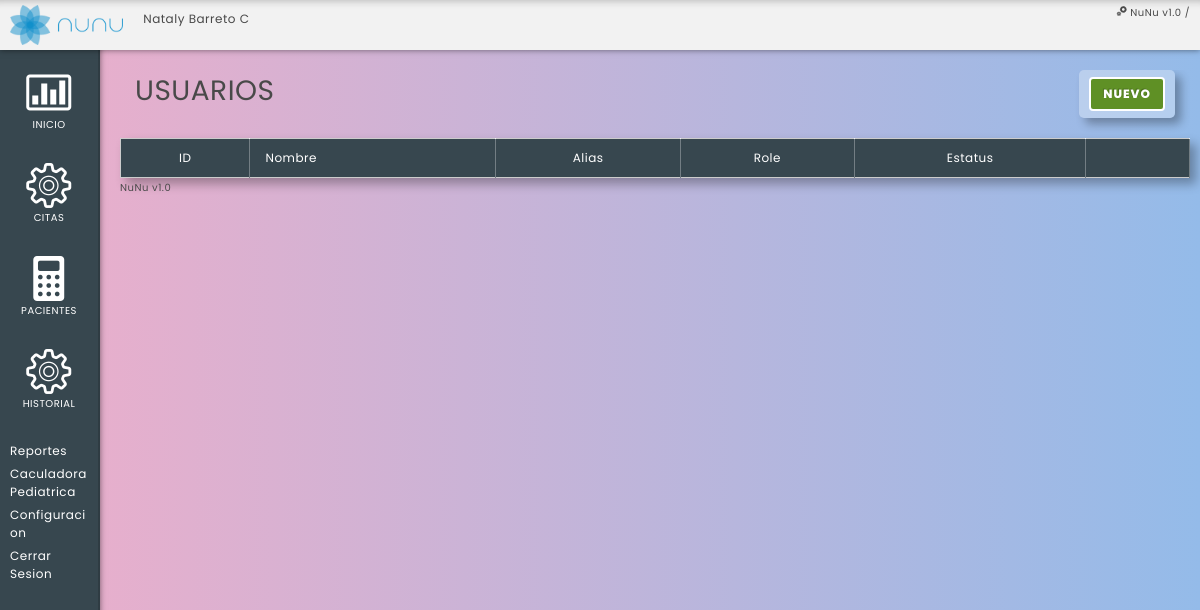
Page /index.php/users/list on the earlier database version.
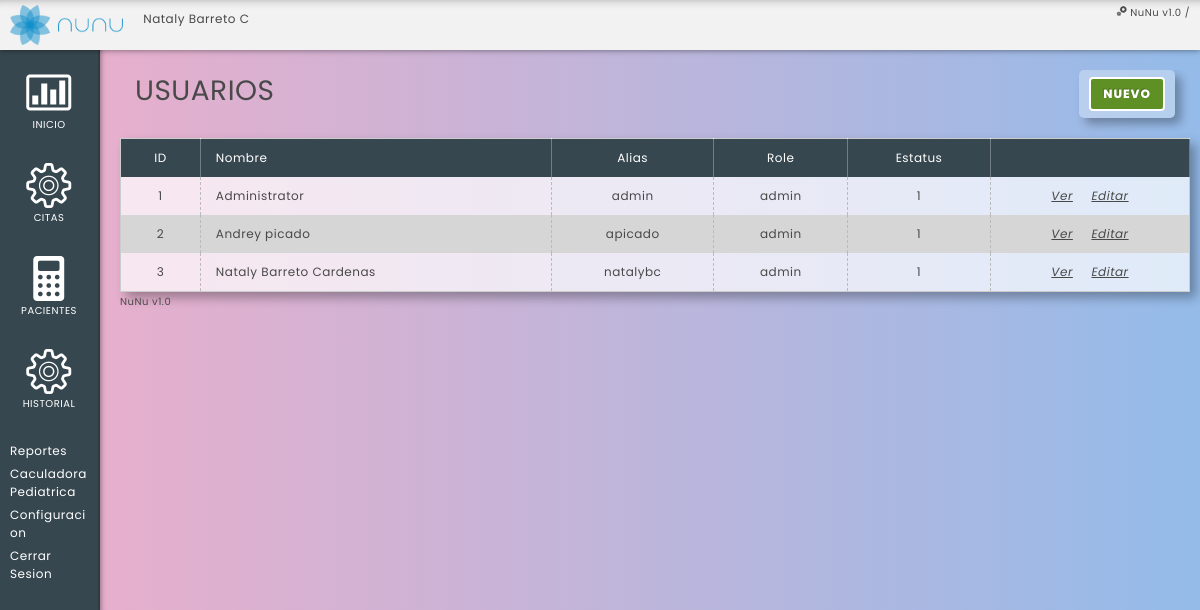
Same page on the later database version.
### tables this page shows
CREATE TABLE `nunu_users` (
  `user_id` int(11) NOT NULL AUTO_INCREMENT,
  `user_name` varchar(255) NOT NULL,
  `user_alias` varchar(50) NOT NULL,
  `user_password` varchar(255) NOT NULL,
  `user_email` varchar(255) NOT NULL,
  `user_address` varchar(255) DEFAULT NULL,
  `user_phone` varchar(255) DEFAULT NULL,
  `user_role` varchar(50) NOT NULL,
  `user_status` int(11) NOT NULL,
  `user_created_at` datetime NOT NULL DEFAULT CURRENT_TIMESTAMP,
  `user_last_access` datetime NOT NULL DEFAULT CURRENT_TIMESTAMP,
  PRIMARY KEY (`user_id`),
  UNIQUE KEY `user_alias` (`user_alias`)
);

### application/views/templates/main.php (called while the page is built)
<?php
	$header_data['page_title'] = "NuNu";
	if (isset($data['page_title'])) {
		$header_data['page_title'] = "NuNu - ". $data['page_title'];
	}
	$this->load->view('templates/header', $header_data);
	if (isset($data)) {
		$this->load->view($view, $data);
	} else {
		$this->load->view($view);
	}
	$this->load->view('templates/footer');

### application/controllers/Users.php (called while the page is built, shortened)
<?php
	class Users extends CI_Controller{
		public function list(){
			$data['view'] = $this::VIEW_LIST;
			$data['data']['page_title'] = "Usuarios";
			$data['data']['users_list'] = $this->user_model->get_list();
			$this->load->view('templates/main', $data);
		}
	}

### index.php (called while the page is built, shortened)
<?php
require_once BASEPATH.'core/CodeIgniter.php';

### application/models/User_model.php (called while the page is built, shortened)
<?php
	class User_model extends CI_Model{
		public function get_list(){
			$query = $this->db->get('nunu_users');
			return $query->result_array();
		}
	}

### application/views/users/list.php (the view, shortened to what this page needs)
<div class="content-header">
	<h1><?= $page_title; ?></h1>
	<div class="page-actions">
		<a href="<?php echo base_url(); ?>users/register/" class="btn green">NUEVO</a>
	</div>
</div>
<table class="users-list grid-list">
	<tr>
		<th>ID</th>
		<th class="text-left">Nombre</th>
		<th>Alias</th>
		<th>Role</th>
		<th>Estatus</th>
		<th>&nbsp;</th>
	</tr>
<?php foreach($users_list as $user): ?>
	<tr class="user-<?php echo $user['user_id']; ?>">
		<td>
			<?php echo $user['user_id']; ?>
		</td>
		<td class="text-left">
			<?php echo $user['user_name']; ?>
		</td>
		<td>
			<?php echo $user['user_alias']; ?>
		</td>
		<td>
			<?php echo $user['user_role']; ?>
		</td>
		<td>
			<?php echo $user['user_status']; ?>
		</td>
		<td>
			<a href="<?php echo site_url('users/view/' . $user['user_id']); ?>">Ver</a>
			<a href="<?php echo site_url('users/edit/' . $user['user_id']); ?>">Editar</a>
		</td>
	</tr>
<?php endforeach; ?>
</table>

### application/views/templates/header.php (shortened to what this page needs)
<!DOCTYPE html>
<html>
	<?php $this->load->view('templates/head'); ?>
	<body>
		<div class="page-wrapper">
			<div class="header">
				<div class="logo-moto">
					<img class="logo" src="<?php echo base_url(); ?>assets/images/logo.png" alt="NuNu" />
					<p class="owner-name">Nataly Barreto C</p>
				</div>
				<div class="system-name icon-cogs">
					NuNu v1.0 / <?php echo $this->session->userdata('user_alias'); ?>
				</div>
			</div>
			<div class="main">
				<?php $this->load->view('templates/sidebar'); ?>
				<div class="content">

### application/views/templates/head.php (shortened to what this page needs)
<head>
	<link rel="stylesheet" href="<?php echo site_url('assets/css/default.css'); ?>" type="text/css" media="print" onload="this.media='all'">
	<link rel="stylesheet" href="<?php echo site_url('assets/css/icons-font.css'); ?>" type="text/css" media="print" onload="this.media='all'">
	<link rel="stylesheet" href="<?php echo site_url('assets/css/fontsize-s.css'); ?>" type="text/css" media="print" onload="this.media='all'">
	<link rel="stylesheet" href="<?php echo site_url('assets/css/pediatric.css'); ?>" type="text/css" media="print" onload="this.media='all'">
	<link rel="stylesheet" href="https://ajax.googleapis.com/ajax/libs/jqueryui/1.12.1/themes/smoothness/jquery-ui.css">
    <link rel="stylesheet" href="<?php echo site_url('assets/calendar/css/clndr.css'); ?>" type="text/css" />
</head>

### application/views/templates/sidebar.php
<div class="sidebar">
	<ul id="main-menu">
		<li><a class="icon-charts" href="<?php echo base_url(); ?>">Inicio</a></li>
		<li><a class="icon-document" href="<?php echo base_url(); ?>appointments/">Citas</a></li>
		<li><a class="icon-agenda" href="<?php echo base_url(); ?>patients/">Pacientes</a></li>
		<li><a class="icon-document" href="<?php echo base_url(); ?>historial/">Historial</a></li>
	</ul>
	<div class="tools-menu">
		<ul>
			<li><a class="" href="<?php echo base_url(); ?>reports/">Reportes</a></li>
			<li><a class="" href="<?php echo base_url(); ?>pediatric-calc/">Caculadora Pediatrica</a></li>
			<li><a class="" href="<?php echo base_url(); ?>configuration/">Configuracion</a></li>
			<li><a class="" href="<?php echo base_url(); ?>users/logout">Cerrar Sesion</a></li>
		</ul>
	</div>
</div>

### application/views/templates/footer.php
					<div class="content-footer">
						<span>NuNu v1.0</span>
					</div>
				</div>
			</div>
		</div>
	</body>
</html>

### assets/css/default.css (style rules this page uses)
html, body, div, span, applet, object, iframe, h1, h2, h3, h4, h5, h6, p, blockquote, pre, a, abbr, acronym, address, big, cite, code, del, dfn, em, img, ins, kbd, q, s, samp, small, strike, strong, sub, sup, tt, var, b, u, i, center, dl, dt, dd, ol, ul, li, fieldset, form, label, legend, table, caption, tbody, tfoot, thead, tr, th, td, article, aside, canvas, details, embed, figure, figcaption, footer, header, hgroup, menu, nav, output, ruby, section, summary, time, mark, audio, video { margin: 0; padding: 0; border: 0; font: inherit; vertical-align: baseline; }
body { line-height: 1; }
ol, ul { list-style: none; }
table { border-collapse: collapse; border-spacing: 0; }
*, *::before, *::after { -webkit-box-sizing: border-box; box-sizing: border-box; }
html { background: linear-gradient(90deg, rgba(238,174,202,1) 0%, rgba(148,187,233,1) 100%); }
body { color: #494949; font-weight: 400; line-height: 1.5; text-align: left; letter-spacing: 0.5px; word-break: break-word; background-attachment: fixed; background-repeat: no-repeat; background-position: right bottom; background-image: url('../images/logo-nunu.png'); text-rendering: optimizeLegibility !important; font-family: "Poppins", "Lato", -apple-system, BlinkMacSystemFont, "Segoe UI", Roboto, "Helvetica Neue", Arial, sans-serif, "Apple Color Emoji", "Segoe UI Emoji", "Segoe UI Symbol"; }
a { text-decoration: none; }
img { max-width:100%; }
h1 { margin-bottom: 20px; text-transform: uppercase; }
p { margin-bottom: 15px; }
.text-left { text-align: left !important; }
.header { left: 0; right: 0; z-index: 2; height: 50px; display: flex; position: fixed; padding: 5px 10px 10px; }
.header .logo-moto { flex: 5; min-width: 300px; }
.header .logo-moto .logo { float: left; height: 40px; padding-right: 20px; }
.header .logo-moto .owner-name { float: left; padding-top: 5px; }
.header .system-name { flex: 1; min-width: 100px; font-size: 10px; text-align: right; }
.main { display: flex; }
.sidebar { z-index: 1; height: 100vh; position: fixed; overflow-y: auto; max-width: 100px; flex-basis: 150px; padding: 70px 0 10px; }
.content { flex: 1; padding: 70px 10px 0 120px; }
.content-header { padding: 0 15px 20px; overflow: hidden; margin-bottom: 0; }
.content-header h1 { float: left; margin-bottom: 0; }
.page-actions, .content-header .page-actions { float: right; padding: 7px 10px; border-radius: 5px; box-shadow: 6px 6px 10px rgba(0,0,0,0.3); background-color: rgba(255,255,255, 0.3); }
.page-actions .btn:first-child, .content-header .page-actions .btn:first-child { margin-left: 0; }
.content-footer { width: 100%; clear: both; padding-bottom: 30px; }
.content-footer span { font-size: 10px; }
.grid-list { width: 100%; border: 1px solid #CCC; box-shadow: 6px 6px 10px rgba(0,0,0,0.3); background-color: rgba(255,255,255, 0.7); }
.grid-list th, .grid-list td { padding: 10px 15px; text-align: center; }
.grid-list th { color: #FFF; background-color: #37474F; border-right: 1px solid rgba(255,255,255,0.3); }
.grid-list td { border-right: 1px dashed #BBB; }
.grid-list tr:nth-child(odd) { background-color: #d6d6d6; }
.grid-list a { color: #494949; font-style: italic; text-decoration: underline; }

Differences in the rows shown:
added nunu_users: user_id "1", user_name "Administrator", user_alias "admin", user_role "admin", user_status "1"
added nunu_users: user_id "2", user_name "Andrey picado", user_alias "apicado", user_role "admin", user_status "1"
added nunu_users: user_id "3", user_name "Nataly Barreto Cardenas", user_alias "natalybc", user_role "admin", user_status "1"
